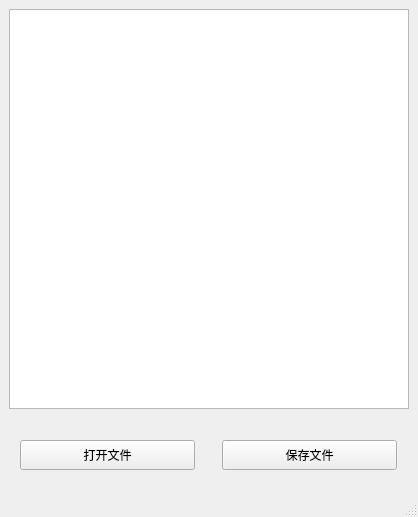
<?xml version="1.0" encoding="UTF-8"?>
<ui version="4.0">
 <class>MainWindow</class>
 <widget class="QMainWindow" name="MainWindow">
  <property name="geometry">
   <rect>
    <x>0</x>
    <y>0</y>
    <width>418</width>
    <height>517</height>
   </rect>
  </property>
  <property name="windowTitle">
   <string>MainWindow</string>
  </property>
  <widget class="QWidget" name="centralwidget">
   <layout class="QGridLayout" name="gridLayout_2">
    <item row="0" column="0">
     <widget class="QTextEdit" name="textEdit">
      <property name="minimumSize">
       <size>
        <width>400</width>
        <height>400</height>
       </size>
      </property>
      <property name="maximumSize">
       <size>
        <width>400</width>
        <height>400</height>
       </size>
      </property>
     </widget>
    </item>
    <item row="3" column="0">
     <layout class="QGridLayout" name="gridLayout">
      <item row="0" column="0">
       <widget class="QPushButton" name="openfile">
        <property name="minimumSize">
         <size>
          <width>175</width>
          <height>30</height>
         </size>
        </property>
        <property name="maximumSize">
         <size>
          <width>175</width>
          <height>30</height>
         </size>
        </property>
        <property name="text">
         <string>打开文件</string>
        </property>
       </widget>
      </item>
      <item row="0" column="1">
       <spacer name="verticalSpacer">
        <property name="orientation">
         <enum>Qt::Vertical</enum>
        </property>
        <property name="sizeHint" stdset="0">
         <size>
          <width>10</width>
          <height>30</height>
         </size>
        </property>
       </spacer>
      </item>
      <item row="0" column="2">
       <widget class="QPushButton" name="savefile">
        <property name="minimumSize">
         <size>
          <width>175</width>
          <height>30</height>
         </size>
        </property>
        <property name="maximumSize">
         <size>
          <width>175</width>
          <height>30</height>
         </size>
        </property>
        <property name="text">
         <string>保存文件</string>
        </property>
       </widget>
      </item>
     </layout>
    </item>
    <item row="2" column="0">
     <spacer name="horizontalSpacer">
      <property name="orientation">
       <enum>Qt::Horizontal</enum>
      </property>
      <property name="sizeHint" stdset="0">
       <size>
        <width>402</width>
        <height>10</height>
       </size>
      </property>
     </spacer>
    </item>
   </layout>
  </widget>
  <widget class="QMenuBar" name="menubar">
   <property name="geometry">
    <rect>
     <x>0</x>
     <y>0</y>
     <width>418</width>
     <height>23</height>
    </rect>
   </property>
  </widget>
  <widget class="QStatusBar" name="statusbar"/>
 </widget>
 <resources/>
 <connections/>
</ui>
